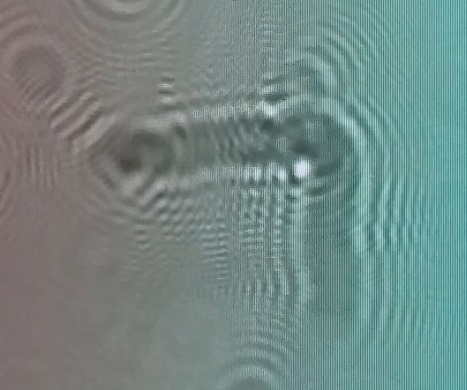
#> input picture rawImage/Lfib_300_2440_raw.jpg, 467 x 390 px, found by its file name; its folder holds only this picture in this run
$ python findZ_line.py
#> lines starting #> are read from the running program, lines starting #| are printed output that depends on the picture
"""
findZ
Manually find reconsturction Z and save reconstructed image and z value in image name
Designed for file format 'alg_3_4360.jpg'. Change line 96 if different format.

V10 9.13.21 Added startswith for Mac hidden files
V9  8.21.21 Prevent Z from going negative, added instructions
v8  8.21.21 Fixed rollover error on reconstruction using clipping
V7  6.05.21 saves the reco image as foo_1_4000_reco.jpg
V6  2.23.21 image format= did_13_3940.jpg where 13 is image number, Z in um, if z=0, no focus is provided

Use SPACE BAR to save z in file name.
Use 'x' to skip file
Use 'q' to quit
"""
import numpy as np
import cv2
from os import listdir,rename,getcwd
from os.path import isfile, join
from matplotlib import pyplot as plt

################## SETTINGS ################
defaultZ=3000       # if z is not known
zStep = 20          # how many Z values to traverse at a time.
dxy   = 1.4e-6      # imager pixel size in meters.
wvlen = 650.0e-9    # red laser wavelength (meters)
zScale=1e-6         # convert z units to microns
DISPLAY_REZ=(800,800)

dirIn = r'\rawImage\\'
dirOut = r'\recoImage\\'
imageNamePrefix='testImage'        # used when saving images
maxContrast=0
bestZ=0
################# FUNCTIONS #################

def recoFrame(cropIM, z):
    #make even coordinates
    (yRez,xRez)=cropIM.shape
    if (xRez%2)==1:
        xRez-=1
    if (yRez%2)==1:
        yRez-=1
    cropIM=cropIM[0:yRez,0:xRez]
    res = propagate(np.sqrt(cropIM), wvlen, z, dxy)	 #calculate wavefront at z
    amp = np.abs(res)**2          # output is the complex field, still need to compute intensity via abs(res)**2
    amp = np.clip(amp,0,255)        # prevent rollover when converting to 8 bit
    ampInt = amp.astype('uint8')
    return(ampInt)

def propagate(input_img, wvlen, zdist, dxy):
    M, N = input_img.shape # get image size, rows M, columns N, they must be even numbers!

    # prepare grid in frequency space with origin at 0,0
    _x1 = np.arange(0,N/2)
    _x2 = np.arange(N/2,0,-1)
    _y1 = np.arange(0,M/2)
    _y2 = np.arange(M/2,0,-1)
    _x  = np.concatenate([_x1, _x2])
    _y  = np.concatenate([_y1, _y2])
    x, y  = np.meshgrid(_x, _y)
    kx,ky = x / (dxy * N), y / (dxy * M)
    kxy2  = (kx * kx) + (ky * ky)

    # compute FT at z=0
    E0 = np.fft.fft2(np.fft.fftshift(input_img))

    # compute phase aberration
    _ph_abbr   = np.exp(-1j * np.pi * wvlen * zdist * kxy2)
    output_img = np.fft.ifftshift(np.fft.ifft2(E0 * _ph_abbr))
    return output_img

def directions():
    print('='*30,'DIRECTIONS','='*30)
    print('Click on image to enable key commands')
    print('Press "+" and "-" keys to change reconstruction z in 20 um steps')
    print('Hold "shift" while pressing "+" or "-" keys to change z in 200 um steps')
    print('Press SPACE BAR to save z in file name')
    print('Press "x" to skip file')
    print('Press "q" to quit program')
    print('='*73)
    print()

def plotLine(im,z):
    global maxContrast,bestZ

    (yMax,xMax)=im.shape
    midLine=int(yMax/2)
    iMin=min(im[midLine,:])
    iMax=max(im[midLine,:])
    contrast=int(iMax-iMin)
    if contrast>maxContrast:
        maxContrast=contrast
        bestZ=z
    plt.clf()
    plt.title('Contrast ='+str(contrast)+' ('+ str(maxContrast)+ ')   z =' + str(z) + ' ('+str(bestZ)+')')
    plt.xlabel('X')
    plt.ylabel('Intensity')
    plt.ylim([0, 255])          # limit y range
    plt.xlim([0, xMax])         # limit x range
    plt.plot(im[midLine,:])
    p1=(0,midLine)
    p2=(xMax,midLine)
    return(p1,p2)

##############  MAIN  ##############
directions() # print directions
# find files in directory
cwd=getcwd()
plt.ion()
plt.figure()

files = [f for f in listdir(cwd+dirIn) if isfile(join(cwd+dirIn, f)) if not f.startswith('.')] # added startswitch for Mac hidden files
startIndex=0
z=defaultZ
lastZ=0
for i in range(startIndex,len(files)):
    maxContrast=0
    bestZ=0
    p1=(0,0); p2=(0,0);
    fileName=files[i]
    print('Processing:',fileName)

    # create fileIndex from fileName, file format 'alg_3_4360.jpg'
    a=fileName.split('_')
    imageNumber=int(a[1]) # if file format '3_4360.jpg', change a[1] to a[0]

    # get image
    im = cv2.imread(cwd + dirIn + fileName, 0) #Read the image as grayscale
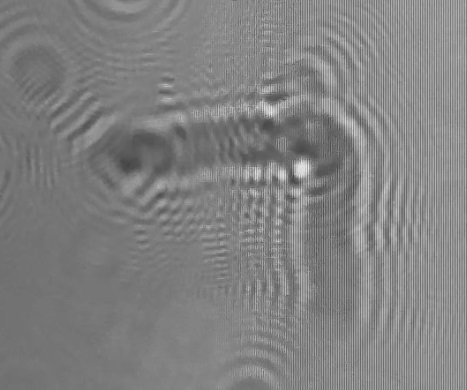
#> im: shape (390, 467); min 65, max 233, mean 129.4

    count=0
    done=False
    end=False
    reject=False
    while done==False and end==False:
        ampIM = recoFrame(im, z*zScale)
#> in propagate, `E0 = np.fft.fft2(np.fft.fftshift(input_img))`:
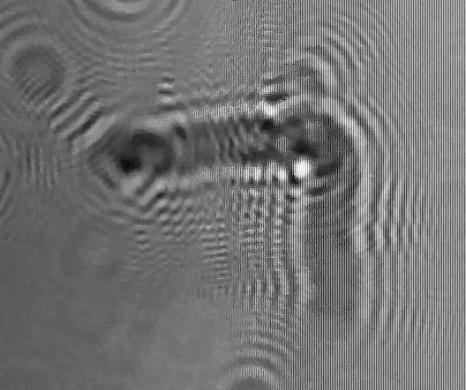
#> input_img: shape (390, 466) float16; min 8.06, max 15.27, mean 11.34; drawn with min black and max white
#> in recoFrame, `amp = np.abs(res)**2`:
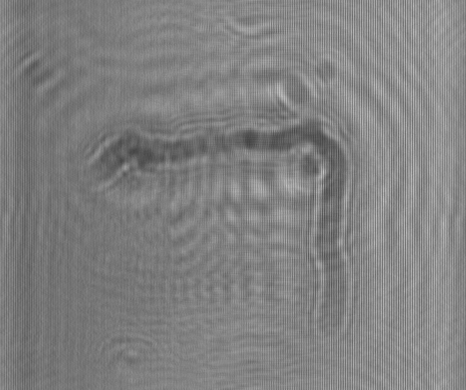
#> amp: shape (390, 466) float64; min 67.27, max 196.8, mean 129.4
        cv2.imshow('reco',cv2.resize(ampIM,DISPLAY_REZ))
        cv2.imshow('raw',cv2.resize(im,DISPLAY_REZ))
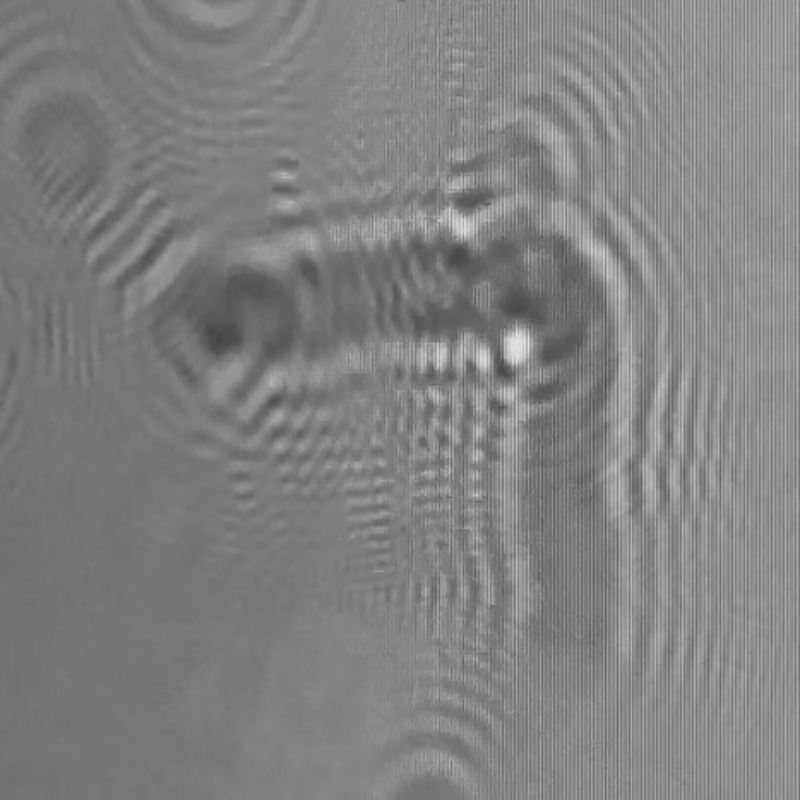
#> window 'raw': shape (800, 800); min 67, max 230, mean 129.3
        if z!=lastZ:
            (p1,p2)=plotLine(ampIM,z)
#> in plotLine, `iMin=min(im[midLine,:])`: iMin = 82
#> in plotLine, `iMax=max(im[midLine,:])`: iMax = 181
#> in plotLine, `contrast=int(iMax-iMin)`: contrast = 99
#> p1 = (0, 195); p2 = (466, 195)
            lastZ=z
        cv2.line(ampIM,p1,p2,255,1)
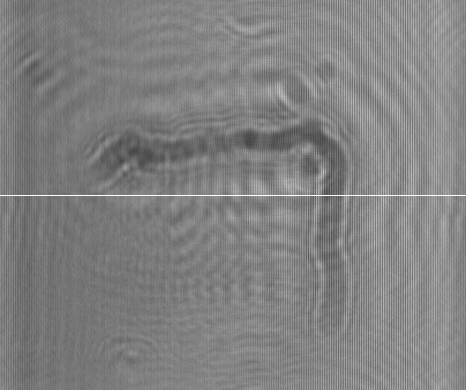
#> ampIM: shape (390, 466); min 67, max 255, mean 129.2
        cv2.imshow('reco',cv2.resize(ampIM,DISPLAY_REZ))
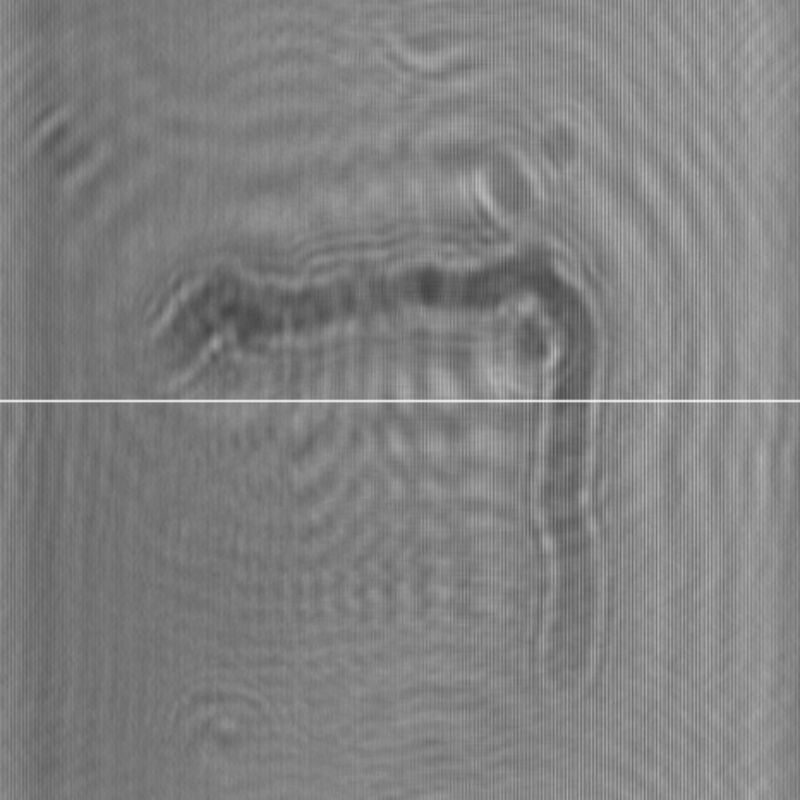
#> window 'reco': shape (800, 800); min 68, max 238, mean 129.1
        cv2.imshow('raw',cv2.resize(im,DISPLAY_REZ))
        key=cv2.waitKey(1)
#> (key q is pressed here)
        if key==ord(' '): #space bar SAVE GOOD X
            done=True
        elif key==ord('='):
            z+=zStep
            print(z,end=',')
        elif key==ord('+'):
            z+=zStep*10
            print(z,end=',')
        elif key==ord('-'):
            z-=zStep
            if z<0:
                z=0
                print('MIN VALUE',end=',')
            print(z,end=',')
        elif key==ord('_'):
            z-=zStep*10
            if z<0:
                z=0
                print('MIN VALUE',end=',')
            print(z,end=',')
        elif key== ord('q'):
            end=True
        elif key==ord('x'):
            done=True
            reject=True

    if end==True:
        break
    elif reject==True:
        pass
    elif done==True:
        newName=imageNamePrefix+'_'+str(imageNumber)+'_'+str(z)+'_reco.jpg'
        cv2.imwrite(cwd+dirOut+newName,ampIM)
        print()
        print('Saved:',newName)
        print()

print('Quit requested so closing window and ending program, bye!')
cv2.destroyAllWindows()
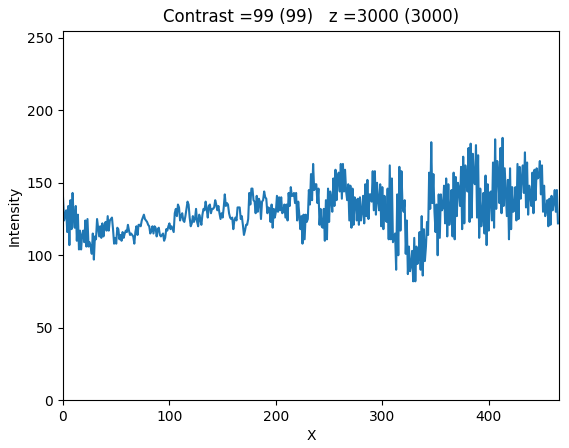
#> figure drawn by matplotlib, 1 panel; curve peaks at x = 413, y = 181

$ run again, on rawImage/Lfib_335_2480_raw.jpg
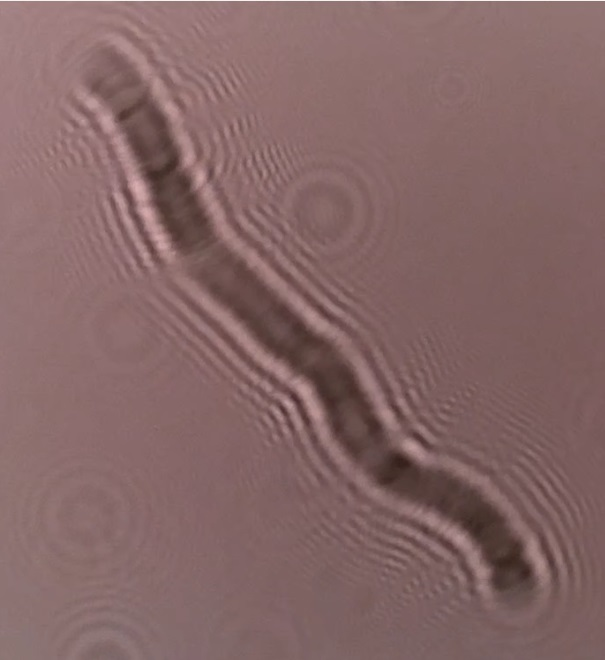
#> input picture rawImage/Lfib_335_2480_raw.jpg, 605 x 660 px, found by its file name
#> `cv2.imshow('raw',cv2.resize(im,DISPLAY_REZ))`:
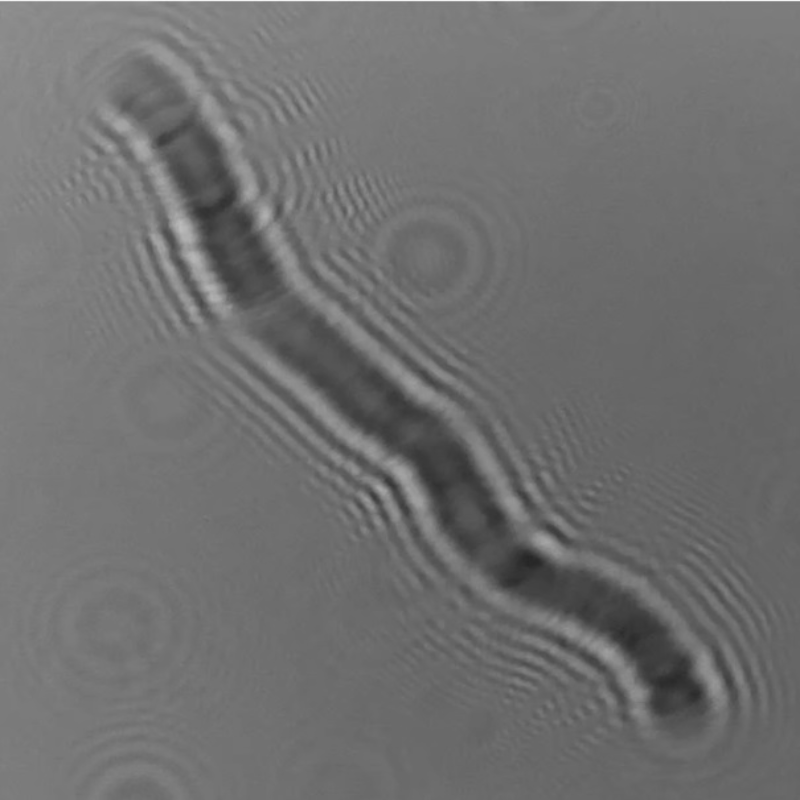
#> window 'raw': shape (800, 800); min 37, max 245, mean 111.7
#> iMin = 48
#> iMax = 124
#> contrast = 76
#> `(p1,p2)=plotLine(ampIM,z)`: p1 = (0, 330); p2 = (604, 330)
#> ampIM: shape (660, 604); min 42, max 255, mean 111.5
#> `cv2.destroyAllWindows()`:
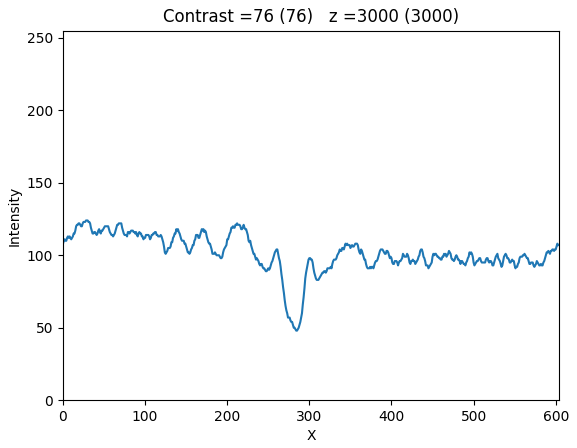
#> figure drawn by matplotlib, 1 panel; curve peaks at x = 28, y = 124

$ run again, on rawImage/Lfib_341_3220_raw.jpg
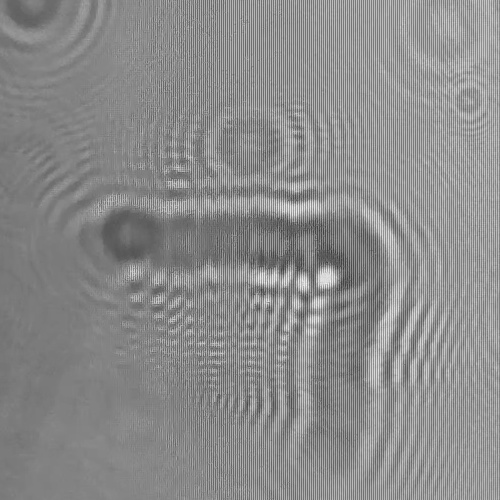
#> input picture rawImage/Lfib_341_3220_raw.jpg, 500 x 500 px, found by its file name
#> im is the input picture: shape (500, 500); min 57, max 244, mean 139.6
#> in recoFrame, `amp = np.abs(res)**2`:
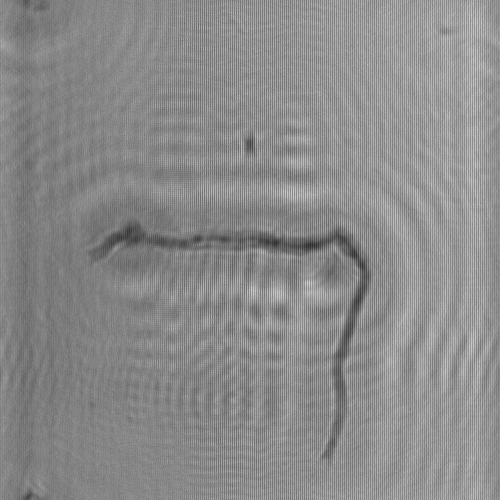
#> amp: shape (500, 500) float64; min 46.29, max 213.4, mean 139.6
#> iMin = 56
#> iMax = 186
#> contrast = 130
#> `(p1,p2)=plotLine(ampIM,z)`: p1 = (0, 250); p2 = (500, 250)
#> ampIM: shape (500, 500); min 46, max 255, mean 139.3
#> `cv2.destroyAllWindows()`:
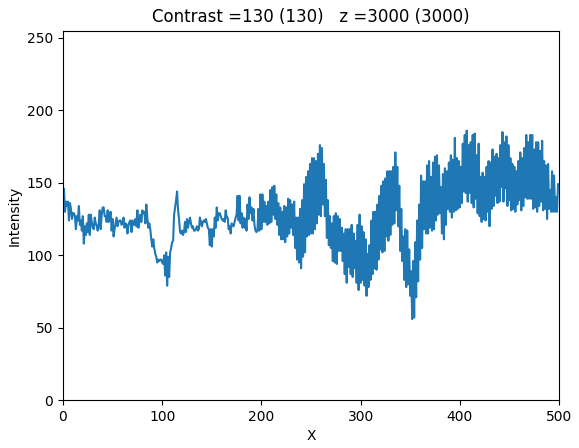
#> figure drawn by matplotlib, 1 panel; curve peaks at x = 407, y = 186

$ run again, on rawImage/M6_3_1184_raw.jpg
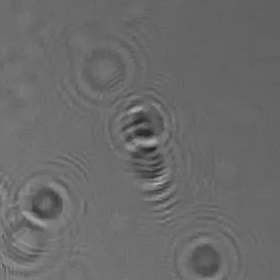
#> input picture rawImage/M6_3_1184_raw.jpg, 280 x 280 px, found by its file name
#> im is the input picture: shape (280, 280); min 32, max 183, mean 106.4
#> iMin = 81
#> iMax = 124
#> contrast = 43
#> `(p1,p2)=plotLine(ampIM,z)`: p1 = (0, 140); p2 = (280, 140)
#> ampIM: shape (280, 280); min 73, max 255, mean 106.4
#> `cv2.destroyAllWindows()`:
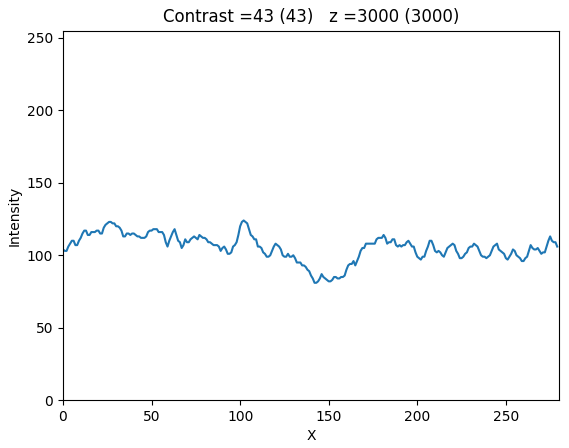
#> figure drawn by matplotlib, 1 panel; curve peaks at x = 102, y = 124
